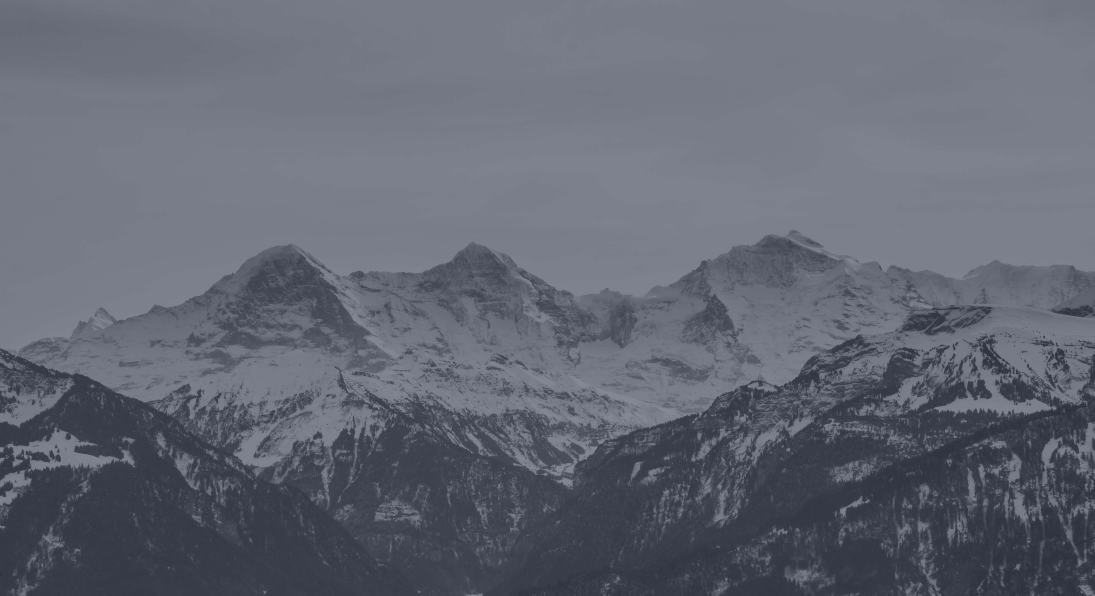
#> input picture system/sddm/Nordic-Plasma-6/assets/bg.jpg, 5472 x 2976 px (shown at 1/5 size)
$ python extract_palette.py ../../../system/sddm/Nordic-Plasma-6/assets/bg.jpg
#> lines starting #> are read from the running program, lines starting #| are printed output that depends on the picture
#!/usr/bin/env python3
import sys
import json
try:
    from PIL import Image
    def get_palette(image_path, num_colors=6):
#> called with num_colors = 6
        img = Image.open(image_path).convert('RGB')
#> img is the input picture: PIL image 5472x2976 RGB; mean R, G, B 99.2, 103.2, 115.2
        img = img.resize((150, 150))
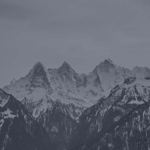
#> img: PIL image 150x150 RGB; mean R, G, B 99.2, 103.2, 115.2
        q = img.quantize(colors=num_colors, method=2)
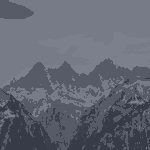
#> q: PIL image 150x150 P; mean R, G, B 98.8, 102.8, 114.8
        palette = q.getpalette()[:num_colors*3]
#> palette = [119, 123, 135, 87, 91, 103, 55, 59, 71, 124, 128, 140, 61, 65, 77, 129, 133, 145]
        hex_colors = []
        for i in range(0, len(palette), 3):
            r, g, b = palette[i:i+3]
            hex_colors.append(f"{r:02x}{g:02x}{b:02x}")
#> this loop made 6 passes
#> (i, r, g, b) on passes 2 to 6: (3, 87, 91, 103), (6, 55, 59, 71), (9, 124, 128, 140), (12, 61, 65, 77), (15, 129, 133, 145)
#> (r, g, b) on pass 1: (119, 123, 135)
#> after the loop, hex_colors = ['777b87', '575b67', '373b47', '7c808c', '3d414d', '818591']
        # Sort colors by brightness roughly to assign them logically
        def brightness(h):
            return int(h[0:2],16)*0.299 + int(h[2:4],16)*0.587 + int(h[4:6],16)*0.114
        hex_colors.sort(key=brightness)

        # Mapping logic:
        # fundo (darkest)
        # superficie (2nd darkest)
        # base (3rd darkest)
        # destaque1 (bright/colorful) -> maybe 2nd brightest
        # destaque2 (brightest/colorful) -> maybe brightest
        # texto (brightest or very light) -> brightest

        if len(hex_colors) >= 6:
            return {
                "fundo": hex_colors[0],
                "superficie": hex_colors[1],
                "base": hex_colors[2],
                "destaque1": hex_colors[3],
                "destaque2": hex_colors[4],
                "texto": hex_colors[5]
            }
        return {}

    print(json.dumps(get_palette(sys.argv[1])))
except Exception as e:
    print("{}")
